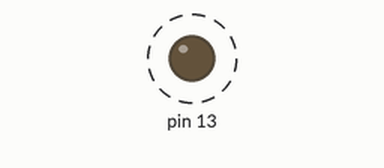
The sketch below on a simulated Arduino Uno, built with avr-gcc and run on an emulated ATmega328P. On the bench: output pins drawn as LEDs (lit = HIGH). Dashed ring = blinking.

Above: at 0.5 s.
Timing chart, 0 to 4.6 s (numbered marks = the images above):
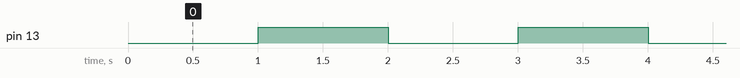

Measured:
- by itself, pin 13: alternates HIGH for 1.0 s and LOW for 1.0 s

The sketch:

Example-1.ino
```cpp
class Blinky
{
  private:

    unsigned long OnTime;//The ON duration in μs
    unsigned long OffTime; //The OFF duration in μs

    unsigned long last_time = 0; //The last time a transition occurred
    char mask;//If pin = 3, mask = 0000 1000
    char mask_inv; //If pin = 3, mask_inv= 1111 0111

    char* DDR;
    char* PORT;

   public:
     Blinky()//Constructor without arguments
      {
        Initialize('B',5,1000000,1000000);
      }
      Blinky(char port,int pin,long ontime,long offtime) //Constructor with arguments
      {
        Initialize(port,pin,ontime,offtime);
      }
      void Initialize(char port,int pin,long ontime,long offtime)
      {
        OnTime = ontime;
        OffTime = offtime;

        switch(port)
        {
          case'B':
            DDR = (char*)0x24;
            PORT = (char*)0x25;
            break;
          case'C':
            DDR =(char*)0x27;
            PORT =(char*)0x28;
            break;
          case'D':
            DDR = (char*)0x2A;
            PORT = (char*)0x2B;
            break;
        }
        mask = (1 << pin); //The expression (1 << pin) will be used often, it is faster to store it
        mask_inv = ~mask;//The inverse of the expression (1 << pin) will also be used often
        *DDR |= mask;//Set the pin as output pin
      }

      void ChangeOnOffTimes(long ontime,long offtime)
      {
        OnTime = ontime;
        OffTime = offtime;
      }

      //The refresh function needs to be constantly called. It performs respective transitions.
      void Refresh()
      {
        unsigned long now = micros();

        if (*PORT & mask)//The pin is currently HIGH
        {
          if(now - last_time >= OnTime)//If the pin has been HIGH for long enough
          {
            if(OffTime > 0)//If OffTimeis 0, no need to even turn it OFF
            {
              *PORT &= mask_inv; //Make the pin LOW
            }

            last_time = now;//Take note of the time
          }
        }

        else//The pin is currently LOW
        {
          if(now - last_time >= OffTime)//If the pin has been LOW for long enough
          {
            if (OnTime > 0)//If OnTimeis 0, no need to even turn it ON
            {
              *PORT |= mask;//Make the pin HIGH

            }
            last_time = now;//Take note of the time
          }
        }
      }
};

Blinky blinker('B',5,1000000,1000000); //Blink PB5 1s ON and 1s OFF
//Blinky blinker('B',5,200,300); //Blink PB5 200us ON and 300us OFF
//Blinky blinker('B',5,100,200); //Blink PB5 100us ON and 200us OFF

void setup() {

}

void loop() {

 blinker.Refresh();
}
```
